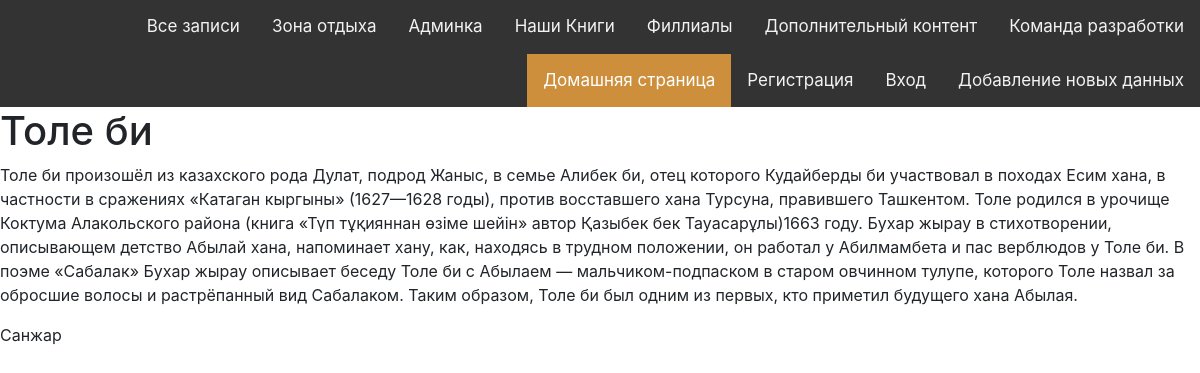
Page /post/tole-bi on the committed database.
### main/models.py (models this page shows, shortened)
class Famous_Persons(models.Model):
    name = models.CharField('Имя', max_length=30)
    biography = models.TextField('Биография')
    author_of_publication = models.CharField('Имя автора публикации', max_length=30)
    slug = models.SlugField(unique=True, verbose_name='URL')
    class Meta:
        verbose_name = 'Знаменитый писатель'
        verbose_name_plural = 'Знаменитые писатели'

### main/views.py (the view)
# urls.py: path('post/<slug:post_slug>', views.show_post, name = 'post'),
def show_post(request, post_slug):
    post = get_object_or_404(Famous_Persons, slug = post_slug)
    context = {'post':post}
    return render(request, 'main/post.html', context=context)

### main/templates/main/post.html (shortened to what this page needs)
{% extends 'main/layout.html' %}
{% block content %}
    <h1>{{post.name}}</h1>
    <p>{{post.biography}}</p>
    <p>{{post.author_of_publication}}</p>
{% endblock %}

### main/static/main/css/main.css (style rules this page uses)
body { background: rgb(63, 62, 62); }

### rows in the picture
Famous_Persons: name "Толе би", biography "Толе би произошёл из казахского рода Дулат, подрод Жаныс, в семье Алибек би, отец которого Кудайберды би участвовал в походах Есим хана, в частности в сражениях «Катаган кыргыны» (1627—1628 годы), против восставшего хана Турсуна, правившего Ташкентом. Толе родился в урочище Коктума Алакольского района (книга «Түп тұқияннан өзіме шейін» автор Қазыбек бек Тауасарұлы)1663 году. Бухар жырау в стихотворении, описывающем детство Абылай хана, напоминает хану, как, находясь в трудном положении, он работал у Абилмамбета и пас верблюдов у Толе би. В поэме «Сабалак» Бухар жырау описывает беседу Толе би с Абылаем — мальчиком-подпаском в старом овчинном тулупе, которого Толе назвал за обросшие волосы и…", author_of_publication "Санжар"
